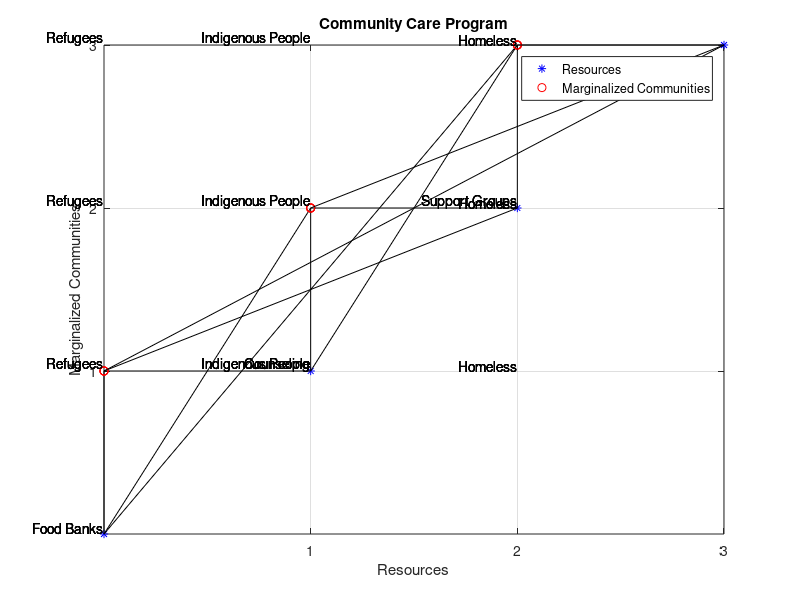

MATLAB code for this plot:
%This code produces a project that promotes community care by providing resources and support to marginalized individuals and communities.

%% Setting up Variables
%Setting up figure parameters
figure('Name','Community Care Program','NumberTitle','off','Position',[1000,1000,1000,1000]);

%Loop parameters 
i = 1;
j = 1;

%Defining Resources
food = 'Food Banks';
counseling = 'Counseling';
support = 'Support Groups';

%Defining Marginalized Communities
refugees = 'Refugees';
indigenous = 'Indigenous People';
homeless = 'Homeless';

%Creating An Cell Array for Communities
community_names = {refugees,indigenous,homeless};

%% Plotting Resources
%Setting up x and y axis
x_axis = linspace(0, 3, 4);
y_axis = linspace(0, 3, 4);

%Plotting the data
hold on;

%Looping each resource
for k = 1:length(x_axis) 
    %Creating resource legend
    resource_legend = {food,counseling,support};

    %Plotting the resources
    plot(x_axis(k),y_axis(k), 'b*');
    for m = 1:length(resource_legend)
        text(x_axis(m), y_axis(m), resource_legend{m}, 'HorizontalAlignment', 'right', 'VerticalAlignment', 'bottom'); 
    end
   
    %% Plotting Marginalized Communities
    %Looping each community
    while i <= length(community_names)
        %Creating community legends
        community_legend = {refugees,indigenous,homeless};

        %Plotting the communities
        plot(x_axis(i), y_axis(j+1), 'ro'); 
        for n = 1:length(community_legend)
            text(x_axis(n), y_axis(j+1), community_legend{n}, 'HorizontalAlignment', 'right', 'VerticalAlignment', 'bottom'); 
        end

        %Creating connection lines between resources and marginalized communities
        plot([x_axis(k) x_axis(i)], [y_axis(k) y_axis(j+1)], 'k');
        
        %Incrementing i and j
        i = i + 1;
        j = j + 1;
    end
    
    %Restarting the loop
    i = 1;
    j = 1;
end

%Adding title and x and y axes
title('Community Care Program');
xlabel('Resources');
ylabel('Marginalized Communities');

%Adding legend 
legend('Resources','Marginalized Communities');

%Adding grid 
grid on;

%Displaying figure
set(gca,'visible','on','xtick',[1 2 3],'ytick',[1 2 3]);
box('on');
hold off;